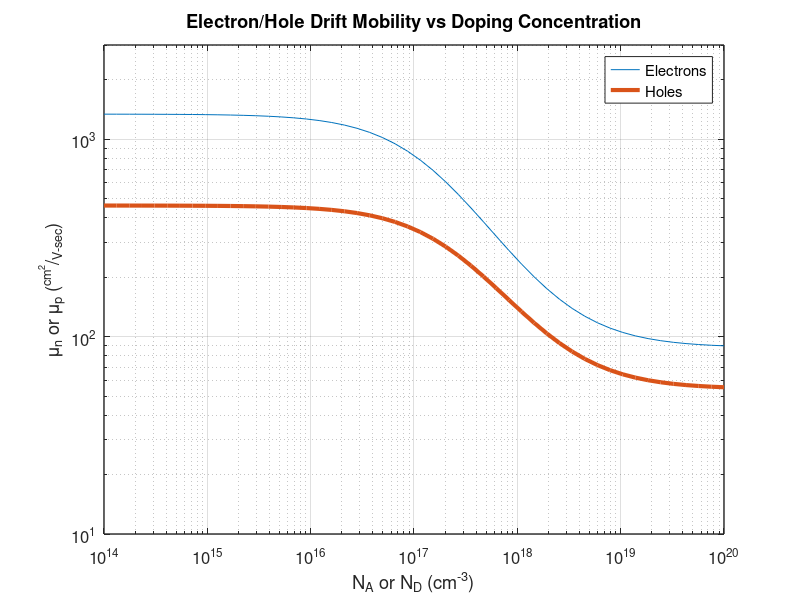

MATLAB code to generate this figure:
x = logspace(14,20);

eDrift= 88 + 1252./(1 + (6.95*10^-18*x))
hDrift= 54.3 + 407./(1 + (3.75*10^-18*x))

figure
loglog(x,eDrift,x,hDrift,"linewidth",3)
axis([10^14 10^20 10^1 3*10^3])
xlabel('N_A or N_D (cm^{-3})')%x-axis label
ylabel('\mu_n or \mu_p (^{cm^{2}}/_{V-sec})')%y-axis label
title('Electron/Hole Drift Mobility vs Doping Concentration')
set(gca, "linewidth", 1, "fontsize", 12);
legend('Electrons','Holes');
grid on